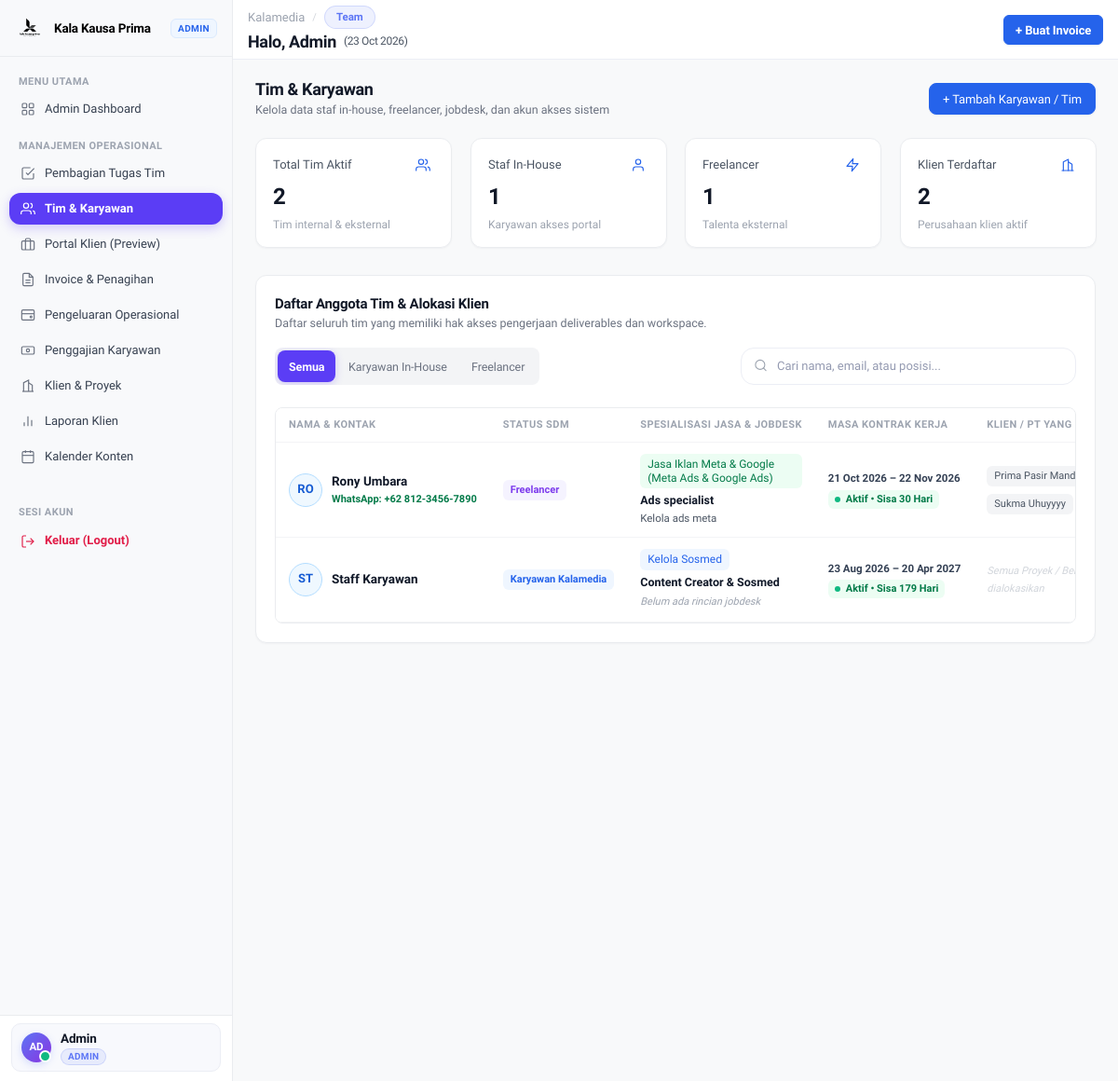
Page /team?_slot=internal&_u=u_2 (signed in) on the earlier database version.
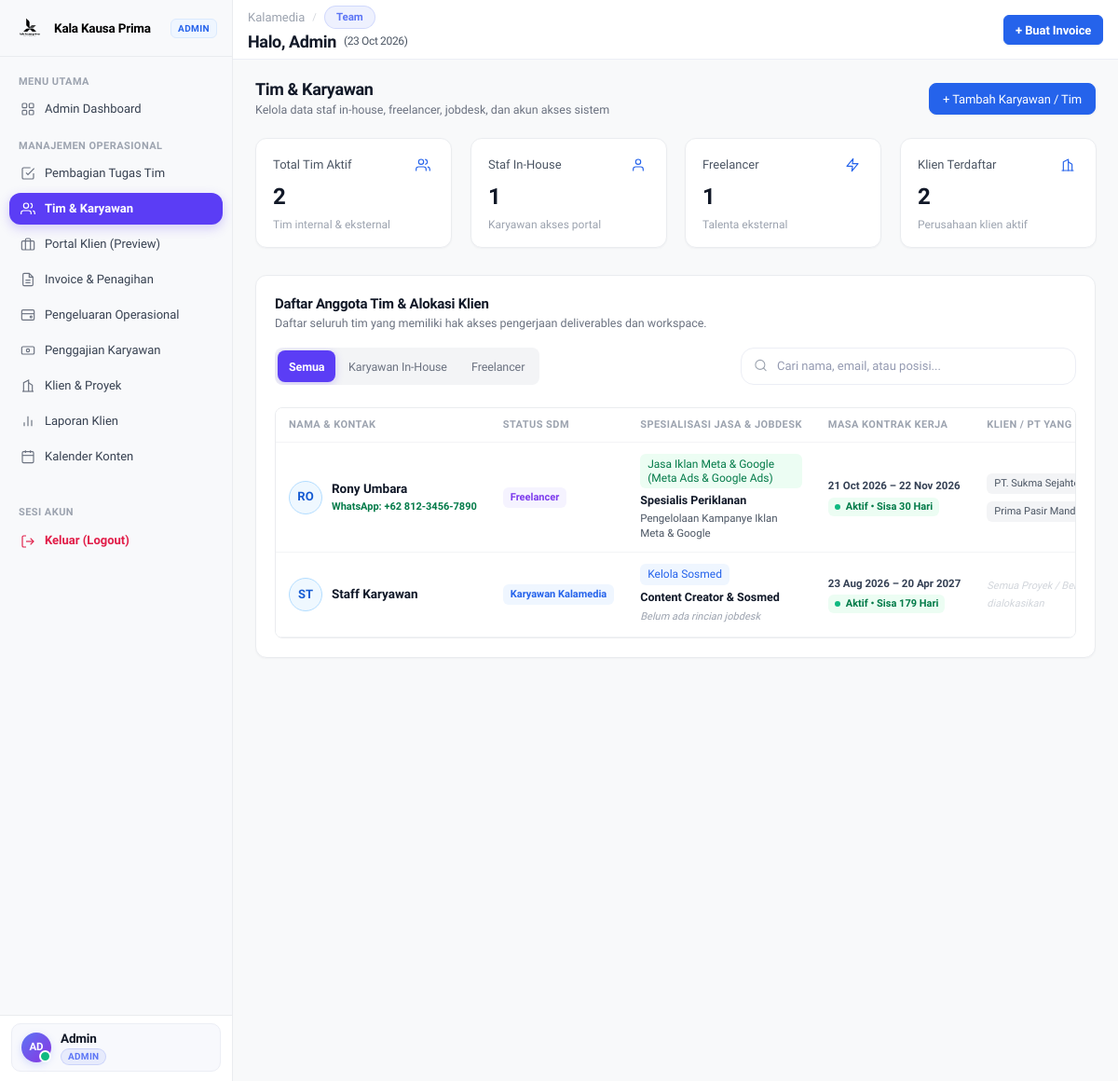
Same page on the later database version.
### tables this page shows
CREATE TABLE users (
                id INTEGER PRIMARY KEY AUTOINCREMENT,
                name VARCHAR(100) NOT NULL,
                email VARCHAR(150) UNIQUE NOT NULL,
                password VARCHAR(255) NOT NULL,
                role VARCHAR(20) NOT NULL DEFAULT 'admin', -- 'owner' or 'admin'
                avatar VARCHAR(255) DEFAULT NULL,
                created_at DATETIME DEFAULT CURRENT_TIMESTAMP
            , employment_type VARCHAR(30) DEFAULT 'internal', phone_wa VARCHAR(50) DEFAULT NULL, client_id INT DEFAULT NULL, is_active INT DEFAULT 1, position VARCHAR(150) DEFAULT NULL, jobdesk TEXT DEFAULT NULL, is_deleted INT DEFAULT 0, service_specialty VARCHAR(150) DEFAULT 'Kelola Sosmed', contract_start_date DATE DEFAULT NULL, contract_end_date DATE DEFAULT NULL);

CREATE TABLE clients (
                id INTEGER PRIMARY KEY AUTOINCREMENT,
                name VARCHAR(150) NOT NULL,
                company VARCHAR(150) NOT NULL,
                email VARCHAR(150) NOT NULL,
                phone VARCHAR(50) NOT NULL,
                address TEXT DEFAULT NULL,
                created_at DATETIME DEFAULT CURRENT_TIMESTAMP
            , logo VARCHAR(255) DEFAULT NULL, is_deleted INTEGER DEFAULT 0, company_name VARCHAR(150) DEFAULT NULL, pic_name VARCHAR(150) DEFAULT NULL, package_name VARCHAR(100) DEFAULT 'Social Media & Performance Ads', status VARCHAR(30) DEFAULT 'Active', service_type VARCHAR(200) DEFAULT 'Kelola Sosmed', contract_start_date DATE DEFAULT NULL, contract_end_date DATE DEFAULT NULL, contract_status VARCHAR(30) DEFAULT 'active');

### views/team.php (shortened to what the rows shown need)
<?php
$db = Database::getConnection();
$allClients = $db->query("
    SELECT id, company, name as pic_name
    FROM clients
    WHERE COALESCE(is_deleted, 0) = 0
    ORDER BY company ASC
")->fetchAll();
$teamMembers = $db->query("
    SELECT u.id, u.name, u.email, u.role, u.employment_type, u.position, u.jobdesk, u.phone_wa, u.avatar, u.is_active, u.created_at,
           u.service_specialty, u.contract_start_date, u.contract_end_date
    FROM users u
    WHERE u.role IN ('karyawan', 'freelancer') AND COALESCE(u.is_deleted, 0) = 0
    ORDER BY
        CASE WHEN u.employment_type = 'karyawan' THEN 1 ELSE 2 END,
        u.name ASC
")->fetchAll();
?>
<!DOCTYPE html>
<html lang="id">
<head>
  <link rel="stylesheet" href="assets/css/style.css?v=saas-linear-1.0">
</head>
<body>
  <div class="app-container">
    <main class="main-wrapper">
      <?php require_once BASE_PATH . '/includes/header.php'; ?>
      <div class="content-body">
        <div class="page-header-bar" style="display: flex; justify-content: space-between; align-items: center; margin-bottom: 20px; flex-wrap: wrap; gap: 12px;">
          <div>
            <h1 class="page-title" style="font-size: 18px; font-weight: 600; color: #111827; letter-spacing: -0.02em; margin: 0;">Tim &amp; Karyawan</h1>
          </div>
        </div>
        <div class="bento-table-card" style="overflow: visible; min-width: 0; max-width: 100%;">
          <div style="margin-bottom: 16px;">
            <h2 class="panel-title" style="font-size: 15px; font-weight: 600; color: #111827; margin: 0; letter-spacing: -0.015em;">
              Daftar Anggota Tim &amp; Alokasi Klien
            </h2>
          </div>
          <div class="kala-table-scroll table-responsive" style="width:100%; overflow-x:auto; -webkit-overflow-scrolling:touch; display:block;">
            <table class="table-custom" style="min-width: 960px; width: 100%;">
              <thead>
                <tr>
                  <th style="min-width: 220px; white-space: nowrap;">NAMA &amp; KONTAK</th>
                  <th style="min-width: 130px; white-space: nowrap;">STATUS SDM</th>
                  <th style="min-width: 200px; white-space: nowrap;">SPESIALISASI JASA &amp; JOBDESK</th>
                  <th style="min-width: 150px; white-space: nowrap;">MASA KONTRAK KERJA</th>
                  <th style="min-width: 180px; white-space: nowrap;">KLIEN / PT YANG DIPEGANG</th>
                </tr>
              </thead>
              <tbody id="team-table-body">
                <?php if (empty($teamMembers)): ?>
                  <tr id="empty-team-row">
                    <td colspan="7" style="text-align: center; color: var(--text-muted); padding: 48px;">
                      <svg width="28" height="28" viewBox="0 0 24 24" fill="none" stroke="#9CA3AF" stroke-width="1.75" stroke-linecap="round" stroke-linejoin="round" style="margin: 0 auto 8px; display: block;"><path d="M17 21v-2a4 4 0 0 0-4-4H5a4 4 0 0 0-4 4v2"/><circle cx="9" cy="7" r="4"/><path d="M23 21v-2a4 4 0 0 0-3-3.87"/><path d="M16 3.13a4 4 0 0 1 0 7.75"/></svg>
                      <div style="font-weight: 600; color: #111827; margin-bottom: 4px; font-size: 14px;">Belum Ada Anggota Tim</div>
                      <p style="font-size: 12.5px; color: #6B7280; margin: 0 auto 16px; max-width: 400px;">
                        Klik tombol "+ Tambah Karyawan / Tim" di atas untuk mendaftarkan karyawan atau freelancer pertama Anda.
                      </p>
                      <button type="button" class="btn btn-primary btn-sm" onclick="openModal('modal-create-team-member')">
                        + Tambah Karyawan / Tim
                      </button>
                    </td>
                  </tr>
                <?php else: ?>
                  <?php
                  $today = date('Y-m-d');
                  foreach ($teamMembers as $m):
                    $spec = $m['service_specialty'] ?? '';
                    $specClass = 'service-tag-default';
                    if (stripos($spec, 'sosmed') !== false) $specClass = 'service-tag-sosmed';
                    elseif (stripos($spec, 'desain') !== false) $specClass = 'service-tag-desain';
                    elseif (stripos($spec, 'web') !== false) $specClass = 'service-tag-web';
                    elseif (stripos($spec, 'iklan') !== false) $specClass = 'service-tag-ads';
                    $wStart = $m['contract_start_date'] ?? null;
                    $wEnd = $m['contract_end_date'] ?? null;
                    $wExpired = false;
                    $wDaysLeft = null;
                    if ($wEnd) {
                        $diff = (int)ceil((strtotime($wEnd) - strtotime($today)) / 86400);
                        if ($diff < 0) {
                            $wExpired = true;
                        } else {
                            $wDaysLeft = $diff;
                        }
                    }
                  ?>
                    <tr class="team-row" data-role="<?= htmlspecialchars($m['employment_type']) ?>" data-specialty="<?= htmlspecialchars(strtolower($spec)) ?>">
                      <td style="min-width: 220px; white-space: nowrap;">
                        <div style="display: flex; align-items: center; gap: 10px;">
                          <div style="width: 36px; height: 36px; border-radius: 50%; background: #EFF8FF; color: #175CD3; display: flex; align-items: center; justify-content: center; font-weight: 800; font-size: 13px; flex-shrink: 0; border: 1px solid #B2DDFF;">
                            <?= strtoupper(substr($m['name'], 0, 2)) ?>
                          </div>
                          <div>
                            <div style="font-weight: 800; color: #101828; font-size: 13.5px;">
                              <?= htmlspecialchars($m['name']) ?>
                            </div>
                            <?php if (!empty($m['phone_wa'])): ?>
                              <a href="https://wa.me/<?= preg_replace('/[^0-9]/', '', $m['phone_wa']) ?>" target="_blank" style="font-size: 11px; color: #027A48; text-decoration: none; font-weight: 700; display: inline-flex; align-items: center; gap: 4px;">
                                <span>WhatsApp: <?= htmlspecialchars($m['phone_wa']) ?></span>
                              </a>
                            <?php endif; ?>
                          </div>
                        </div>
                      </td>
                      <td style="min-width: 130px; white-space: nowrap;">
                        <?php if ($m['employment_type'] === 'freelancer'): ?>
                          <span class="team-badge-freelancer">Freelancer</span>
                        <?php else: ?>
                          <span class="team-badge-karyawan">Karyawan Kalamedia</span>
                        <?php endif; ?>
                      </td>
                      <td style="min-width: 200px;">
                        <?php if (!empty($spec)): ?>
                          <div>
                            <span class="service-tag <?= $specClass ?>"><?= htmlspecialchars($spec) ?></span>
                          </div>
                        <?php endif; ?>
                        <div style="font-weight: 700; color: #101828; font-size: 12.5px; margin-bottom: 2px;">
                          <?= htmlspecialchars($m['position'] ?: 'Spesialis Tim') ?>
                        </div>
                        <?php if (!empty($m['jobdesk'])): ?>
                          <div style="font-size: 11.5px; color: var(--text-secondary); max-width: 280px; line-height: 1.4; display: -webkit-box; -webkit-line-clamp: 2; -webkit-box-orient: vertical; overflow: hidden;" title="<?= htmlspecialchars($m['jobdesk']) ?>">
                            <?= nl2br(htmlspecialchars($m['jobdesk'])) ?>
                          </div>
                        <?php else: ?>
                          <span style="font-size: 11px; color: var(--text-muted); font-style: italic;">Belum ada rincian jobdesk</span>
                        <?php endif; ?>
                      </td>
                      <td style="min-width: 150px; white-space: nowrap;">
                        <?php if ($wStart && $wEnd): ?>
                          <div style="font-size: 11.5px; color: #344054; font-weight: 600; margin-bottom: 4px;">
                            <?= date('d M Y', strtotime($wStart)) ?> &ndash; <?= date('d M Y', strtotime($wEnd)) ?>
                          </div>
                        <?php else: ?>
                          <div style="font-size: 11px; color: var(--text-muted); font-style: italic; margin-bottom: 4px;">Belum diset</div>
                        <?php endif; ?>
                        <?php if ($wExpired): ?>
                          <span style="background: #FEF3F2; color: #B42318; border: none; font-size: 11px; font-weight: 600; padding: 2px 7px; border-radius: 6px; display: inline-flex; align-items: center;">
                            <span class="status-dot dot-red"></span> Kontrak Berakhir
                          </span>
                        <?php elseif ($wDaysLeft !== null): ?>
                          <span style="background: #ECFDF3; color: #027A48; border: none; font-size: 11px; font-weight: 600; padding: 2px 7px; border-radius: 6px; display: inline-flex; align-items: center;">
                            <span class="status-dot dot-green"></span> Aktif • Sisa <?= $wDaysLeft ?> Hari
                          </span>
                        <?php endif; ?>
                      </td>
                      <td style="min-width: 180px;">
                        <?php if (!empty($m['assigned_clients'])): ?>
                          <div style="display: flex; flex-wrap: wrap; max-width: 260px; gap: 4px;">
                            <?php foreach ($m['assigned_clients'] as $ac): ?>
                              <span class="client-tag-pill"><?= htmlspecialchars($ac['company']) ?></span>
                            <?php endforeach; ?>
                          </div>
                        <?php else: ?>
                          <span style="font-size: 11px; color: var(--text-tertiary); font-style: italic;">Semua Proyek / Belum dialokasikan</span>
                        <?php endif; ?>
                      </td>
                    </tr>
                  <?php endforeach; ?>
                <?php endif; ?>
              </tbody>
            </table>
          </div>
        </div>
      </div>
    </main>
  </div>
  <?php require_once BASE_PATH . '/includes/footer.php'; ?>

Differences in the rows shown:
changed users "Rony Umbara": position "Ads specialist" → "Spesialis Periklanan"; jobdesk "Kelola ads meta" → "Pengelolaan Kampanye Iklan Meta & Google"
changed clients: company "Sukma Uhuyyyy" → "PT. Sukma…"; moves up the list
